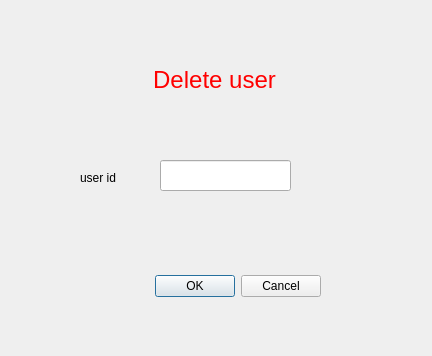
<?xml version="1.0" encoding="UTF-8"?>
<ui version="4.0">
 <class>DialogDelete</class>
 <widget class="QDialog" name="DialogDelete">
  <property name="geometry">
   <rect>
    <x>0</x>
    <y>0</y>
    <width>432</width>
    <height>356</height>
   </rect>
  </property>
  <property name="windowTitle">
   <string>Dialog</string>
  </property>
  <widget class="QDialogButtonBox" name="buttonBox">
   <property name="geometry">
    <rect>
     <x>-20</x>
     <y>270</y>
     <width>341</width>
     <height>32</height>
    </rect>
   </property>
   <property name="orientation">
    <enum>Qt::Horizontal</enum>
   </property>
   <property name="standardButtons">
    <set>QDialogButtonBox::Cancel|QDialogButtonBox::Ok</set>
   </property>
  </widget>
  <widget class="QLabel" name="label_2">
   <property name="geometry">
    <rect>
     <x>530</x>
     <y>340</y>
     <width>181</width>
     <height>41</height>
    </rect>
   </property>
   <property name="text">
    <string>&lt;html&gt;&lt;head/&gt;&lt;body&gt;&lt;p&gt;&lt;span style=&quot; font-size:16pt; color:#ff0000;&quot;&gt;Add new user&lt;/span&gt;&lt;/p&gt;&lt;/body&gt;&lt;/html&gt;</string>
   </property>
  </widget>
  <widget class="QLabel" name="label_3">
   <property name="geometry">
    <rect>
     <x>420</x>
     <y>440</y>
     <width>55</width>
     <height>16</height>
    </rect>
   </property>
   <property name="text">
    <string>full name</string>
   </property>
  </widget>
  <widget class="QLabel" name="label">
   <property name="geometry">
    <rect>
     <x>580</x>
     <y>320</y>
     <width>55</width>
     <height>16</height>
    </rect>
   </property>
   <property name="text">
    <string/>
   </property>
  </widget>
  <widget class="QLabel" name="label_4">
   <property name="geometry">
    <rect>
     <x>420</x>
     <y>480</y>
     <width>81</width>
     <height>21</height>
    </rect>
   </property>
   <property name="text">
    <string>id number</string>
   </property>
  </widget>
  <widget class="QDialogButtonBox" name="buttonBox_2">
   <property name="geometry">
    <rect>
     <x>380</x>
     <y>600</y>
     <width>341</width>
     <height>32</height>
    </rect>
   </property>
   <property name="orientation">
    <enum>Qt::Horizontal</enum>
   </property>
   <property name="standardButtons">
    <set>QDialogButtonBox::Cancel|QDialogButtonBox::Ok</set>
   </property>
  </widget>
  <widget class="QWidget" name="verticalLayoutWidget">
   <property name="geometry">
    <rect>
     <x>510</x>
     <y>420</y>
     <width>221</width>
     <height>151</height>
    </rect>
   </property>
   <layout class="QVBoxLayout" name="verticalLayout">
    <item>
     <widget class="QLineEdit" name="lineEdit_2"/>
    </item>
    <item>
     <widget class="QLineEdit" name="lineEdit_3"/>
    </item>
    <item>
     <widget class="QComboBox" name="comboBox"/>
    </item>
   </layout>
  </widget>
  <widget class="QLabel" name="label_5">
   <property name="geometry">
    <rect>
     <x>420</x>
     <y>530</y>
     <width>71</width>
     <height>20</height>
    </rect>
   </property>
   <property name="text">
    <string>permission</string>
   </property>
  </widget>
  <widget class="QLineEdit" name="lineEdit">
   <property name="geometry">
    <rect>
     <x>160</x>
     <y>160</y>
     <width>131</width>
     <height>31</height>
    </rect>
   </property>
  </widget>
  <widget class="QLabel" name="label_6">
   <property name="geometry">
    <rect>
     <x>80</x>
     <y>170</y>
     <width>55</width>
     <height>16</height>
    </rect>
   </property>
   <property name="text">
    <string>user id</string>
   </property>
  </widget>
  <widget class="QLabel" name="label_7">
   <property name="geometry">
    <rect>
     <x>114</x>
     <y>50</y>
     <width>201</width>
     <height>61</height>
    </rect>
   </property>
   <property name="text">
    <string>&lt;html&gt;&lt;head/&gt;&lt;body&gt;&lt;p align=&quot;center&quot;&gt;&lt;span style=&quot; font-size:18pt; color:#ff0000;&quot;&gt;Delete user&lt;/span&gt;&lt;/p&gt;&lt;/body&gt;&lt;/html&gt;</string>
   </property>
  </widget>
 </widget>
 <resources/>
 <connections>
  <connection>
   <sender>buttonBox</sender>
   <signal>accepted()</signal>
   <receiver>DialogDelete</receiver>
   <slot>accept()</slot>
   <hints>
    <hint type="sourcelabel">
     <x>248</x>
     <y>254</y>
    </hint>
    <hint type="destinationlabel">
     <x>157</x>
     <y>274</y>
    </hint>
   </hints>
  </connection>
  <connection>
   <sender>buttonBox</sender>
   <signal>rejected()</signal>
   <receiver>DialogDelete</receiver>
   <slot>reject()</slot>
   <hints>
    <hint type="sourcelabel">
     <x>316</x>
     <y>260</y>
    </hint>
    <hint type="destinationlabel">
     <x>286</x>
     <y>274</y>
    </hint>
   </hints>
  </connection>
 </connections>
</ui>
